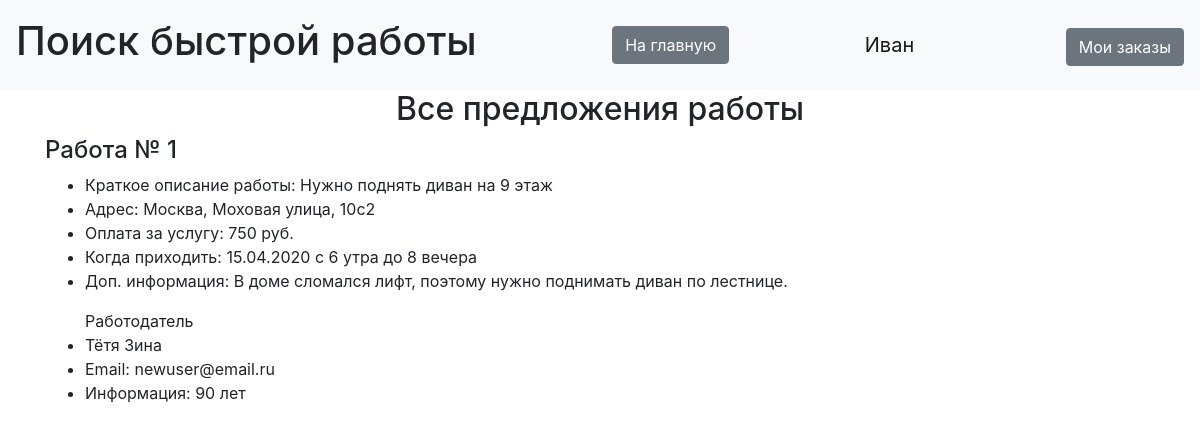
/about_job/1 (signed in), run on the app's committed database.
### data/users.py (models this page shows, shortened)
class User(SqlAlchemyBase, UserMixin):
    __tablename__ = 'users'
    id = sqlalchemy.Column(sqlalchemy.Integer, primary_key=True, autoincrement=True)
    surname = sqlalchemy.Column(sqlalchemy.String, nullable=True)
    name = sqlalchemy.Column(sqlalchemy.String, nullable=True)
    employment = sqlalchemy.Column(sqlalchemy.String, nullable=True)
    email = sqlalchemy.Column(sqlalchemy.String, index=True, unique=True, nullable=True)
    hashed_password = sqlalchemy.Column(sqlalchemy.String, nullable=True)
    info = sqlalchemy.Column(sqlalchemy.String, nullable=True)
    job = orm.relation("Jobs", back_populates='user')

### data/jobs.py (models this page shows)
class Jobs(SqlAlchemyBase):
    __tablename__ = 'jobs'
    id = sqlalchemy.Column(sqlalchemy.Integer,
                           primary_key=True, autoincrement=True)
    employer = sqlalchemy.Column(sqlalchemy.Integer, sqlalchemy.ForeignKey("users.id"))
    description = sqlalchemy.Column(sqlalchemy.String)
    salary = sqlalchemy.Column(sqlalchemy.Integer)
    address = sqlalchemy.Column(sqlalchemy.String)
    info = sqlalchemy.Column(sqlalchemy.String, nullable=True)
    date = sqlalchemy.Column(sqlalchemy.String)
    coords = sqlalchemy.Column(sqlalchemy.String)
    is_finished = sqlalchemy.Column(sqlalchemy.Boolean, default=False)
    employee = sqlalchemy.Column(sqlalchemy.Integer, default=0)
    user = orm.relation('User')

### data/jobs_api.py (the view)
@blueprint.route('/about_job/<int:job_id>', methods=['GET', 'POST'])
@login_required
def about_job(job_id):
    form = Ready()
    session = db_session.create_session()
    job = session.query(Jobs).filter(Jobs.id == job_id).first()
    employer = session.query(User).filter(User.id == job.employer).first()
    if request.method == "POST":
        if form.submit_ready.data:
            job.employee = current_user.id
        if form.submit_refuse.data:
            job.employee = 0
    session.commit()
    return render_template("about.html", job=job, employer=employer, form=form)

### data/db_session.py (called while the page is built)
def create_session() -> Session:
    global __factory
    return __factory()

### main.py (called while the page is built)
def main():
    db_session.global_init("db/jobs.db")
    @login_manager.user_loader
    def load_user(user_id):
        session = db_session.create_session()
        return session.query(User).get(user_id)
    app.register_blueprint(jobs_api.blueprint)
    app.register_blueprint(user_api.blueprint)
    @app.errorhandler(404)
    def not_found(error):
        return make_response(jsonify({'error': 'Not found'}), 404)
    app.run()

### templates/about.html (shortened to what this page needs)
{% extends "base.html" %}
{% block content %}
<h2 align="center">Все предложения работы</h2>
<h4>Работа № {{ job.id }}</h4>
<ul>
    <li>Краткое описание работы: {{ job.description }}</li>
    <li>Адрес: {{ job.address }}</li>
    <li>Оплата за услугу: {{ job.salary }} руб.</li>
    <li>Когда приходить: {{ job.date }}</li>
    <li>Доп. информация: {{ job.info }}</li>
</ul>
<ul>Работодатель
    <li>{{ employer.surname }} {{ employer.name }}</li>
    <li>Email: {{ employer.email }}</li>
    <li>Информация: {{ employer.info }}</li>
</ul>
{% endblock %}

### templates/base.html (shortened to what this page needs)
<!doctype html>
<html lang="en">
<head>
    <link rel="stylesheet" type="text/css" href="/static/css/style.css"/>
    <link rel="stylesheet"
          href="https://stackpath.bootstrapcdn.com/bootstrap/4.4.1/css/bootstrap.min.css"
>
</head>
<body>
<nav class="navbar navbar-light bg-light">
    <h1>Поиск быстрой работы</h1>
    <a href="/" class="btn btn-secondary">На главную</a>
    {% if current_user.is_authenticated %}
    <a class="navbar-brand" href="/logout">{{ current_user.name }}</a>
    <p>
        {% if current_user.is_authenticated and current_user.employment == 'Работодатель' %}
        <a href="/myjobs" class="btn btn-secondary" style="margin-top: 20px">Мои заказы</a>
        {% endif %}
    </p>
    {% else %}
    <p>
        <a class="btn btn-primary " href="/register">Зарегистрироваться</a>
        <a class="btn btn-success" href="/login">Войти</a>
    </p>
    {% endif %}
</nav>
<main role="main" class="container">
    {% block content %}{% endblock %}
</main>
</body>
</html>

### data on the page
User: name "Иван"
Jobs: id "1", description "Нужно поднять диван на 9 этаж", address "Москва, Моховая улица, 10с2", salary "750", date "15.04.2020 с 6 утра до 8 вечера", info "В доме сломался лифт, поэтому нужно поднимать диван по лестнице."
User: surname "Тётя", name "Зина", email "newuser@email.ru", info "90 лет"
